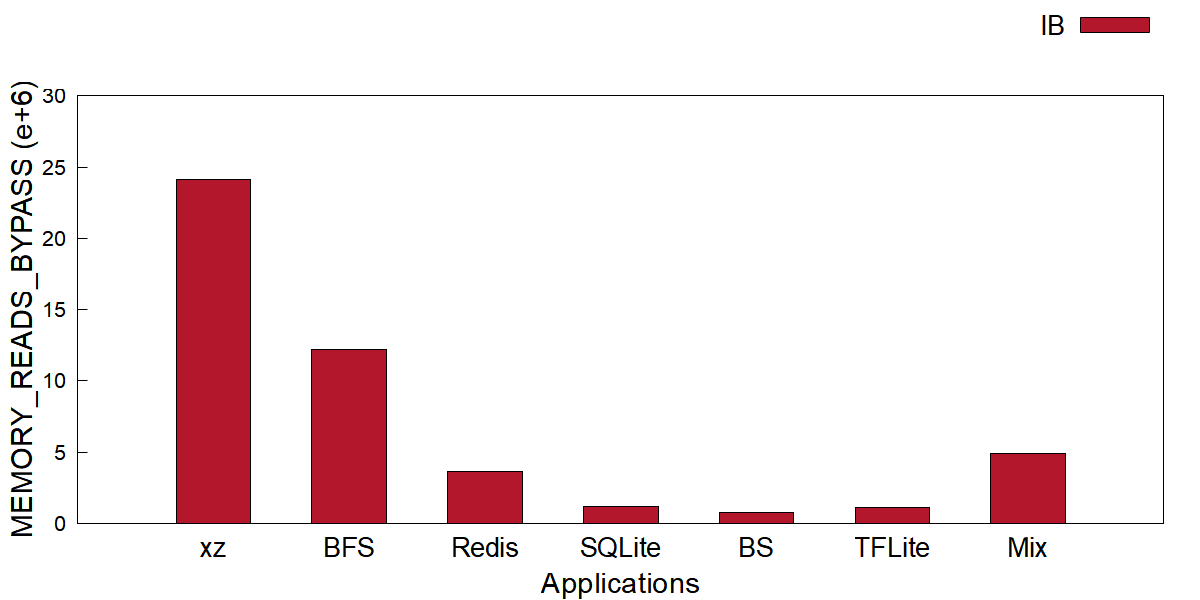

The script that saved this image:
# tile_memory_reads_bypass.plt - one counter, one bar per application per data path.
#
# Style mirrors the paper bar charts (image/*.plt): clustered
# bars, Arial 16/22/20, opaque fill with black border, key
# outside top right.  Bars use `with boxes` with explicit
# width and offsets (see tools/gen_fig_plts.py); xrange
# [0:8] centers the 7 application groups.  Full 4-side
# frame (border 15), tics only on left y / bottom x
# (nomirror).  Colors: 2-series figures use #B2172B
# (left, dark) / #F5A682 (right, light); the 3-series
# figure keeps dark gray / light gray / red.
#
# Linear y axis: values / 1e6 (see the using clause),
# ylabel unit (e+6), yrange just above the data max,
# coarse integer tics (1/2/5 x 10^k step).
#
# Data: fig/tile_memory_reads_bypass.dat (raw differenced rates).
#
# Usage: gnuplot fig/tile_memory_reads_bypass.plt   (from the repo root)

set terminal pngcairo size 1200,600 enhanced font 'Arial,16'
set output 'fig/tile_memory_reads_bypass.png'

set ylabel 'MEMORY\_READS\_BYPASS (e+6)' font 'Arial,22'
set xlabel 'Applications' font 'Arial,22'

set style fill solid border -1
set boxwidth 0.55

set yrange [0:30]
set format y '%.0f'
set ytics 5

set border 15
set ytics nomirror
set xtics nomirror

# xtics anchored at the cluster centers (1..7); the app
# names come from fig/tile_memory_reads_bypass.dat column 1.
set xtics ('xz' 1, 'BFS' 2, 'Redis' 3, 'SQLite' 4, 'BS' 5, 'TFLite' 6, 'Mix' 7) font ',20'
set xrange [0:8]

set tmargin 4
set key outside top right horizontal font 'Arial,20'

C_IB = "#B2172B"

plot 'fig/tile_memory_reads_bypass.dat' using ($0+1):($2/1e6) with boxes title 'IB' lc rgb C_IB
